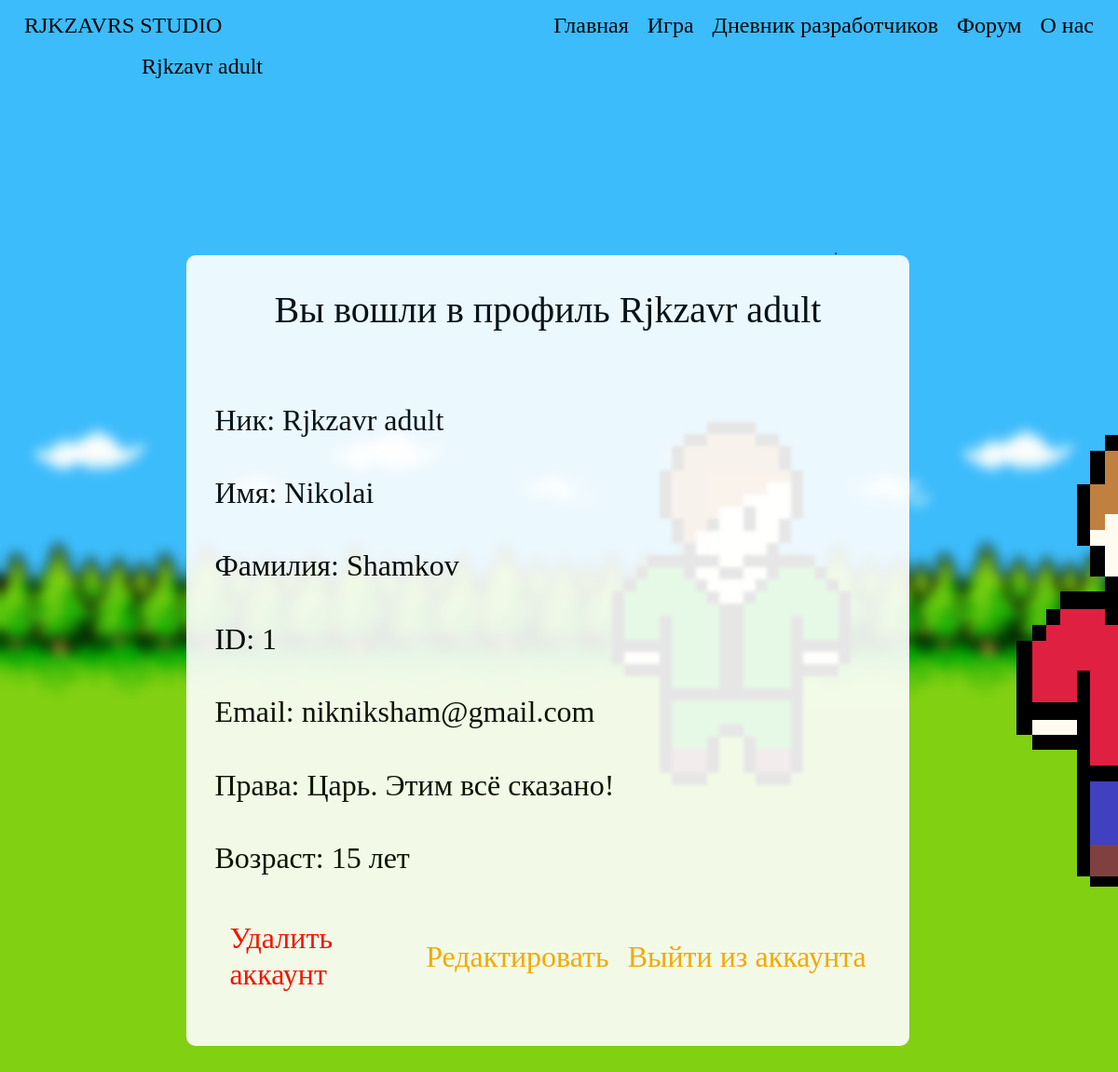
/account/ (signed in), run on an earlier commit of the app's database.
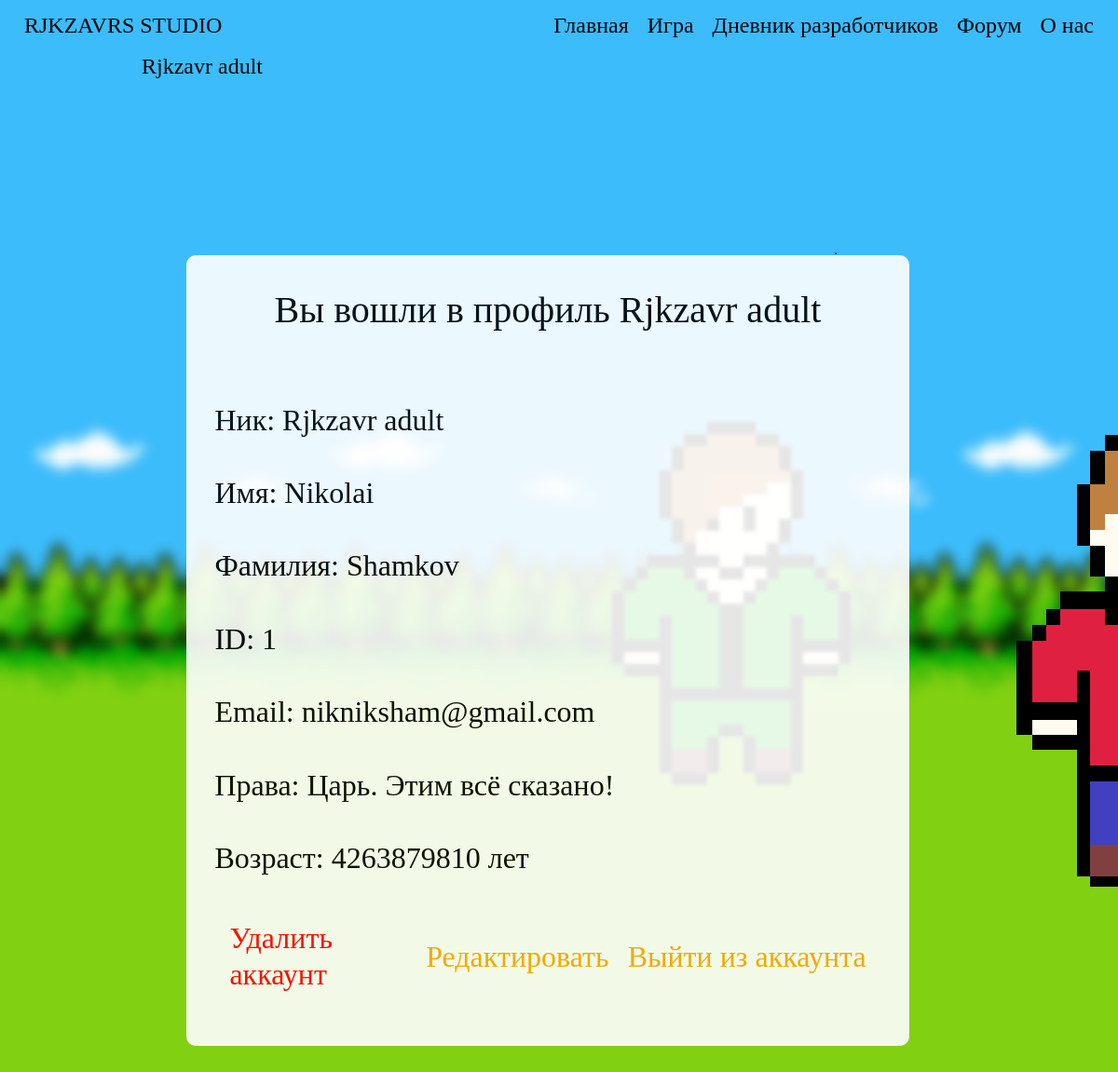
And on a later commit of the database.
### data/users.py (models this page shows, shortened)
class User(SqlAlchemyBase, UserMixin, SerializerMixin):
    __tablename__ = 'user'
    id = sqlalchemy.Column(sqlalchemy.Integer, primary_key=True, autoincrement=True)
    surname = sqlalchemy.Column(sqlalchemy.String, nullable=True)
    name = sqlalchemy.Column(sqlalchemy.String, nullable=True)
    age = sqlalchemy.Column(sqlalchemy.Integer, nullable=True)
    nickname = sqlalchemy.Column(sqlalchemy.String, nullable=True)
    email = sqlalchemy.Column(sqlalchemy.String, index=True, unique=True, nullable=True)
    hashed_password = sqlalchemy.Column(sqlalchemy.String, nullable=True)
    created_date = sqlalchemy.Column(sqlalchemy.DateTime)
    status = sqlalchemy.Column(sqlalchemy.Integer, nullable=True, default=0)
    background_image_id = sqlalchemy.Column(sqlalchemy.Integer, nullable=True, default=0)
    publications = orm.relation('Publications')
    developers_diary = orm.relation('DevelopersDiary')
    comments = orm.relation('Comments')

### run.py (the view)
@app.route('/account/')
def account():
    if current_user.is_authenticated:
        return render_template("account.html", title=f'Аккаунт {current_user.nickname}',
                               style=url_for('static', filename='css/style.css'), user=current_user,
                               bgimg=url_for('static', filename='img/background_img_1.png'))
    return redirect('/')

### data/db_session.py (called while the page is built)
def create_session() -> Session:
    global __factory
    return __factory()

### run.py (called while the page is built)
@login_manager.user_loader
def load_user(user_id):
    session = db_session.create_session()
    return session.query(User).get(user_id)

### templates/account.html
{% extends "base.html" %}
{% block content %}
<div class="title">
    <h1 class="title-text">Вы вошли в профиль {{user.nickname}}</h1>
</div>
<div>
    <h2 class="wide-text">Ник: {{user.nickname}}</h2>
    <h2 class="wide-text">Имя: {{user.name}}</h2>
    <h2 class="wide-text">Фамилия: {{user.surname}}</h2>
    <h2 class="wide-text">ID: {{user.id}}</h2>
    <h2 class="wide-text">Email: {{user.email}}</h2>
    {% if user.status == 0%}
    <h2 class="wide-text">Права: Пользоватедь</h2>
    {% elif user.status == 1%}
    <h2 class="wide-text">Права: разработчик</h2>
    {% elif user.status > 9 and user.status %}
    <h2 class="wide-text">Права: Царь. Этим всё сказано!</h2>
    {% elif user.status > 1%}
    <h2 class="wide-text">Права: Админ.</h2>
    {% else %}
    <h2 class="wide-text">Права: Ты кто такой? Ты как сюда попал?</h2>
    {% endif %}
    <h2 class="wide-text">Возраст: {{user.age}} лет</h2>
</div>
<div class="navbar">
    <div class="left-down-bar">
        <a href="/delete_account/"><h2 class="red-wide-text">Удалить аккаунт</h2></a>
    </div>
    <div class="right-down-bar">
        <a href="/logout/"><h2 class="orange-wide-text">Выйти из аккаунта</h2></a>
        <a href="/"><h2 class="orange-wide-text">Редактировать</h2></a>
    </div>
</div>
{% endblock %}

### templates/base.html (shortened to what this page needs)
<!doctype html>
<html lang="ru">
<head>
    <link rel="stylesheet"
          href="https://stackpath.bootstrapcdn.com/bootstrap/4.4.1/css/bootstrap.min.css"
>
    <link rel="stylesheet" href={{style}}>
</head>
<body>
<header class="navbar navbar-light">
    <div class="left-head">
        <a href="/about/"><h4 class="asd">RJKZAVRS STUDIO</h4></a>
    </div>
    <div class="center-head">
        <div>
            <a href="/" class="header-a"><h4 class="asd">Главная</h4></a>
            <a href="/" class="header-a"><h4 class="asd">Игра</h4></a>
            <a href="/DevelopersDiary" class="header-a"><h4 class="asd">Дневник разработчиков</h4></a>
            <a href="/" class="header-a"><h4 class="asd">Форум</h4></a>
            <a href="/about/" class="header-a"><h4 class="asd">О нас</h4></a>
        </div>
    </div>
    <div class="right-head">
        {% if current_user.is_authenticated %}
        <a class="navbar-brand" href="/account"><h4 class="asd">{{ current_user.nickname }}</h4></a>
        {% else %}
        <a href="/login"><h4 class="asd">Войти</h4></a>
        <a href="/register"><h4 class="asd">Зарегестрироваться</h4></a>
        {% endif %}
    </div>
</header>
<main role="main">
    <div class="main-block">
        <div class="center-column">
            <div class="center-column-block">
                {% block content %}{% endblock %}
            </div>
        </div>
    </div>
</main>
</body>
</html>

### static/css/style.css (style rules this page uses)
header { margin-bottom: 170px; }
main { align: center; width: 100%; }
.header-a { float: left; }
a { text-decoration: none; }
div.main-block { width: 85%; display: flex; margin-left: 15%; align: center; margin-bottom: 70px; }
.asd { font-family: 'Comfortaa', cursive; font-weight: 100; font-style: inherit; color: #000; position: relative; padding: 5px 5px; margin: 0 5px; }
.title-text { font-family: 'Comfortaa', cursive; font-weight: 100; font-style: inherit; color: #000; position: relative; padding: 5px 5px; margin: 0 5px; }
.wide-text { font-family: 'Comfortaa', cursive; font-weight: 100; font-style: inherit; color: #000; position: relative; padding: 20px 5px; margin: 0 5px; }
.red-wide-text { font-family: 'Comfortaa', cursive; font-weight: 100; font-style: inherit; color: red; position: relative; padding: 20px 5px; margin: 0 5px; }
.orange-wide-text { font-family: 'Comfortaa', cursive; font-weight: 100; font-style: inherit; color: orange; position: relative; padding: 20px 5px; margin: 0 5px; }
div.left-head { width: 25%; }
div.center-head { display: flex; align: center; }
div.right-head { width: 25%; display: -webkit-flex; -webkit-flex-direction: row-reverse; display: flex; flex-direction: row-reverse; }
div.left-down-bar { width: 25%; display: flex; }
div.right-down-bar { width: 75%; display: -webkit-flex; -webkit-flex-direction: row-reverse; display: flex; flex-direction: row-reverse; }
div.center-column { border-radius: 10px; opacity: 1; background: #fff; align: left; width: 76%; margin-left: 2%; margin-right: 20px; opacity: 0.9; }
div.center-column-block { padding: 30px 20px; }
div.title { display: block; text-align: center; margin-bottom: 50px; }

What changed in the data, as far as the page shows it:
changed User "Rjkzavr adult": age "15" → "4263879810"
